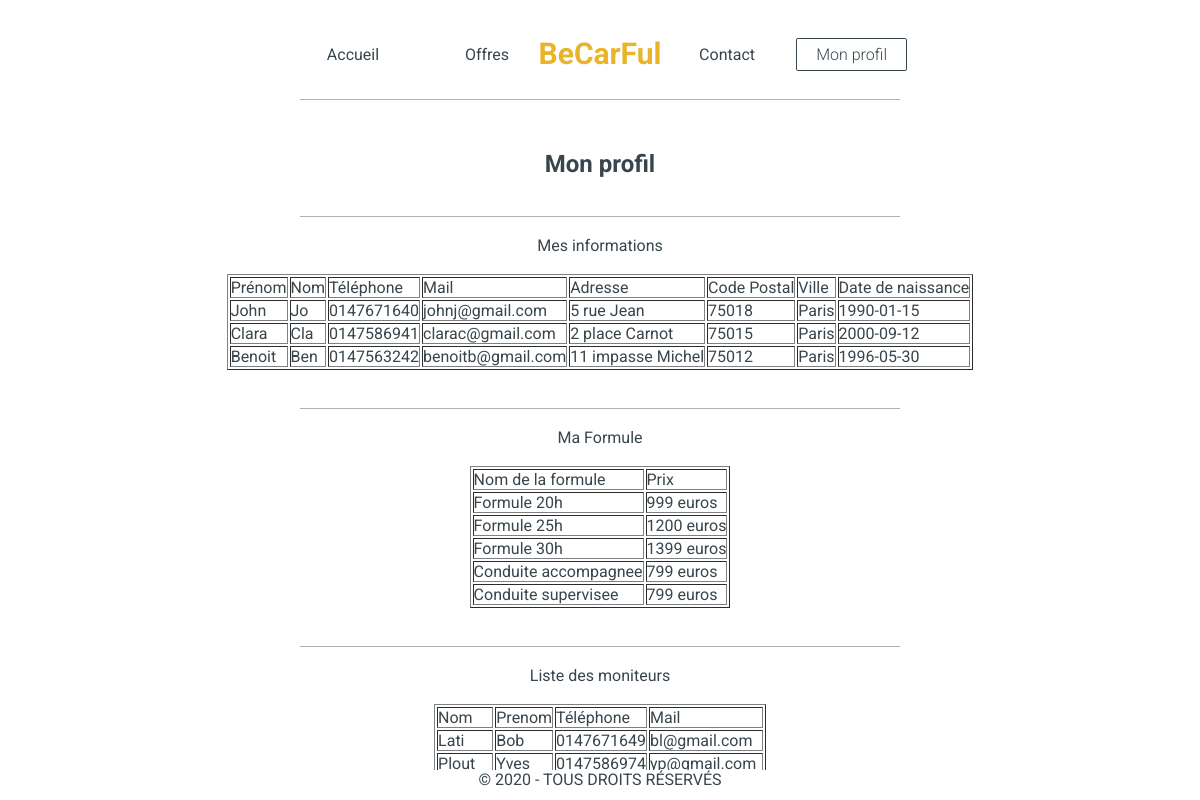
Screenshot of /mvc_poo/index2.php?page=3 with the database file from the repository.
### tables this page shows
CREATE TABLE eleve (
    ideleve INT(3) NOT NULL auto_increment,
    prenomEleve VARCHAR(30),
    nomEleve VARCHAR(30),
    adresse VARCHAR(60),
    cp INT(5),
    ville VARCHAR(30),
    tel VARCHAR(20),
    mail VARCHAR(40),
    d_naissance DATE,
    idformule INT(3),
    PRIMARY KEY (ideleve),
    FOREIGN KEY (idformule) REFERENCES formule(idformule)
);

CREATE TABLE formule (
    idformule INT(3) auto_increment,
    libelle VARCHAR(30),
    prix VARCHAR(30),
    PRIMARY KEY (idformule)
);

CREATE TABLE moniteur (
    idmoniteur int(3) NOT NULL auto_increment,
    prenomMoniteur VARCHAR(30),
    nomMoniteur VARCHAR(30),
    adresse VARCHAR(60),
    cp INT(5),
    ville VARCHAR(30),
    tel VARCHAR(20),
    mail VARCHAR(40),
    d_naissance DATE,
    d_embauche DATE,
    salaire FLOAT,
    PRIMARY KEY (idmoniteur)
);

### mvc_poo/controleur/controleur.class.php (called while the page is built, shortened)
<?php
    require_once ("modele/modele.class.php");
    class Controleur {
        private $unModele;
        public function __construct (){
            $this->unModele = new Modele ();
        }
        public function selectAllMoniteur (){
            $lesMoniteurs = $this->unModele->selectAllMoniteur ();
            return $lesMoniteurs;
        }
        public function selectUnEleve (){
            $leEleve = $this->unModele->selectUnEleve ();
            return $leEleve;
        }
        public function selectUneFormule (){
            $laFormule = $this->unModele->selectUneFormule ();
            return $laFormule;
        }
    }
?>

### mvc_poo/modele/modele.class.php (called while the page is built, shortened)
<?php
    class Modele {
        private $unPdo;
        public function __construct () {
            try{
                $this->unPdo = new PDO("mysql:host=localhost;dbname=auto_ecole","root","");
            }
            catch (PDOException $exp){
                echo "Erreur de connexion à la BDD";
            }
        }
        public function selectAllMoniteur () {
            if ($this->unPdo != null) {
                $requete = "select nomMoniteur, prenomMoniteur, tel, mail from moniteur;";
                $select = $this->unPdo-> prepare($requete);
                $select->execute();
                $lesMoniteurs = $select->fetchAll();
                return $lesMoniteurs;
            }else{
                return null;
            }
        }
        public function selectUnEleve () {
            if ($this->unPdo != null) {
                $requete = "select prenomEleve, nomEleve, tel, mail, adresse, cp, ville, d_naissance from eleve;";
                $select = $this->unPdo-> prepare($requete);
                $select->execute();
                $leEleve = $select->fetchAll();
                return $leEleve;
            }else{
                return null;
            }
        }
        public function selectUneFormule () {
            if ($this->unPdo != null) {
                $requete = "select libelle, prix from formule;";
                $select = $this->unPdo-> prepare($requete);
                $select->execute();
                $laFormule = $select->fetchAll();
                return $laFormule;
            }else{
                return null;
            }
        }
    }
?>

### mvc_poo/vue/vue_eleve.php (the view)
<center>
    <br>
    <br>
    <hr>
    <br>
    <p>Mes informations</p>
    <br>
    <table border="1">
        <tr>
        <td>Prénom</td>
        <td>Nom</td>
        <td>Téléphone</td>
        <td>Mail</td>
        <td>Adresse</td>
        <td>Code Postal</td>
        <td>Ville</td>
        <td>Date de naissance</td>
        </tr>
    <?php
        foreach ($leEleve as $unEleve) {
            echo "<tr>
            <td>".$unEleve["prenomEleve"]."</td>
            <td>".$unEleve["nomEleve"]."</td>
            <td>".$unEleve["tel"]."</td>
            <td>".$unEleve["mail"]."</td>
            <td>".$unEleve["adresse"]."</td>
            <td>".$unEleve["cp"]."</td>
            <td>".$unEleve["ville"]."</td>
            <td>".$unEleve["d_naissance"]."</td>
            </tr>";
        }
    ?>
    </table>
</center>

### mvc_poo/index2.php (shortened to what this page needs)
<?php
    require_once ("controleur/controleur.class.php");
    $unControleur = new Controleur();
?>
<!DOCTYPE html>
<html lang="fr">
<head>
    <link rel="stylesheet" href="style.css">
</head>
<body>
    <div class="menu">
        <h1>BeCarFul</h1>
        <ul class="menu-1">
            <li>
                <a class="boutonmenu" href="index2.php?page=0">Accueil</a>
            </li>
            <li>
                <a class="boutonmenu" href="index2.php?page=1">Offres</a>
            </li>
        </ul>
        <ul class="menu-2">
            <li>
                <a class="boutonmenu" href="index2.php?page=2">Contact</a>
            </li>
            <li>
                <a class="button1" href="index2.php?page=3">Mon profil</a>
            </li>
        </ul>
    </div>
    <hr>
    <?php
        if (isset($_GET['page'])) $page = $_GET['page'];
        else $page = 0;
        switch ($page){
            case 3 : require_once("profil.php"); break;
        }
    ?>
</body>
</html>

### mvc_poo/profil.php (shortened to what this page needs)
<div class="profil">
	<h2>Mon profil</h2>
</div>
<?php
    $leEleve = $unControleur->selectUnEleve ();
    require_once ("vue/vue_eleve.php");
    $laFormule = $unControleur->selectUneFormule ();
    require_once ("vue/vue_formule.php");
    $lesMoniteurs = $unControleur->selectAllMoniteur ();
    require_once ("vue/vue_moniteur.php");
?>
<footer>
    © 2020 - TOUS DROITS RÉSERVÉS
</footer>

### mvc_poo/vue/vue_formule.php
<center>
    <br>
    <br>
    <hr>
    <br>
    <p>Ma Formule</p>
    <br>
    <table border="1">
        <tr>
        <td>Nom de la formule</td>
        <td>Prix</td>
        </tr>
    <?php
        foreach ($laFormule as $uneFormule) {
            echo "<tr>
            <td>".$uneFormule["libelle"]."</td>
            <td>".$uneFormule["prix"]."</td>
            </tr>";
        }
    ?>
    </table>
</center>

### mvc_poo/vue/vue_moniteur.php
<center>
    <br>
    <br>
    <hr>
    <br>
    <p>Liste des moniteurs</p>
    <br>
    <table border="1">
        <tr>
        <td>Nom</td>
        <td>Prenom</td>
        <td>Téléphone</td>
        <td>Mail</td>
        </tr>
    <?php
        foreach ($lesMoniteurs as $unMoniteur) {
            echo "<tr>
            <td>".$unMoniteur["nomMoniteur"]."</td>
            <td>".$unMoniteur["prenomMoniteur"]."</td>
            <td>".$unMoniteur["tel"]."</td>
            <td>".$unMoniteur["mail"]."</td>
            </tr>";
        }
    ?>
    </table>
</center>

### mvc_poo/style.css (style rules this page uses)
* { margin: 0; padding: 0; }
html body { font-family: 'Roboto', sans-serif; box-sizing: border-box; min-height: 100%; color: #38454C; }
h1 { text-align: center; color: #E9B429; font-size: 30px; line-height: 28.64px; margin-top: 40px; margin-bottom: 30px; }
h2 { text-align: center; font-size: 48px; line-height: 28.64px; margin-left: auto; margin-right: auto; margin-top: 100px; color: #38454C; }
hr { width: 50%; border: none; border-top: 1px solid #38454C; opacity: 0.4; text-align: center; margin: auto; }
.menu { color: #38454C; }
.menu-1 { position: absolute; top: 30px; left: 24%; }
.menu-2 { position: absolute; top: 30px; right: 24%; }
li { display: inline-block; }
.boutonmenu { display: block; width: 110px; padding: 5px 0; text-align: center; border: none; color: #38454C; text-decoration: none; margin: 10px; }
a.button1 { display: inline-block; padding: 0.35em 1.2em; border: 0.1em solid #38454C; margin: 0 0.3em 0.3em 0; border-radius: 0.12em; box-sizing: border-box; text-decoration: none; font-family: 'Roboto',sans-serif; font-weight: 300; color: #38454C; text-align: center; transition: all 0.2s; }
footer { position: fixed; left: 0; bottom: 0; width: 100%; height: 30px; background-color: white; color: #38454C; text-align: center; }
.profil h2 { text-align:center; margin-top:50px; font-size:150%; }

### rows the page displays
eleve: prenomEleve "John", nomEleve "Jo", tel "0147671640", mail "johnj@gmail.com", adresse "5 rue Jean", cp "75018", ville "Paris", d_naissance "1990-01-15"
eleve: prenomEleve "Clara", nomEleve "Cla", tel "0147586941", mail "clarac@gmail.com", adresse "2 place Carnot", cp "75015", ville "Paris", d_naissance "2000-09-12"
eleve: prenomEleve "Benoit", nomEleve "Ben", tel "0147563242", mail "benoitb@gmail.com", adresse "11 impasse Michel", cp "75012", ville "Paris", d_naissance "1996-05-30"
formule: libelle "Formule 20h", prix "999 euros"
formule: libelle "Formule 25h", prix "1200 euros"
formule: libelle "Formule 30h", prix "1399 euros"
formule: libelle "Conduite accompagnee", prix "799 euros"
formule: libelle "Conduite supervisee", prix "799 euros"
moniteur: nomMoniteur "Lati", prenomMoniteur "Bob", tel "0147671649", mail "bl@gmail.com"
moniteur: nomMoniteur "Plout", prenomMoniteur "Yves", tel "0147586974", mail "yp@gmail.com"
